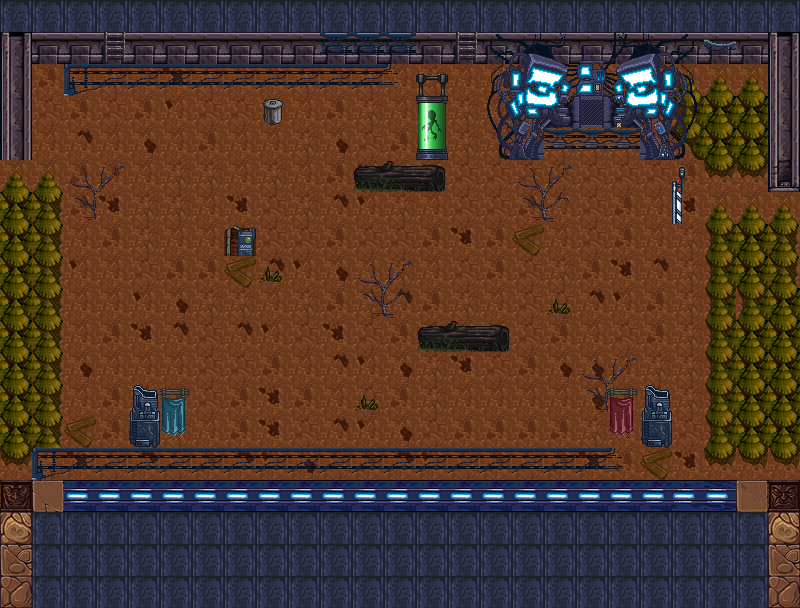

The image is a tile-based game level rendered from a .tmx file. Its description and source (layers, tilesets, objects; grid data summarised) follow:
An orthogonal 25x19 tile map with 32x32 px tiles, 2 tile layers (Capa de Patrones 1, Capa de patrones 2).

<map version="1.0" orientation="orthogonal" renderorder="left-up" width="25" height="19" tilewidth="32" tileheight="32" nextobjectid="1">
 <tileset firstgid="1" name="TILESET" tilewidth="32" tileheight="32" tilecount="900">
  <image source="TILESET.png" trans="ff00ff" width="960" height="960" />
 </tileset>
 <layer name="Capa de Patrones 1" width="25" height="19">
  <data>[475 cells, 375 non-empty, 27 distinct tile ids]</data>
 </layer>
 <layer name="Capa de patrones 2" width="25" height="19">
  <data>[475 cells, 229 non-empty, 64 distinct tile ids]</data>
 </layer>
</map>
